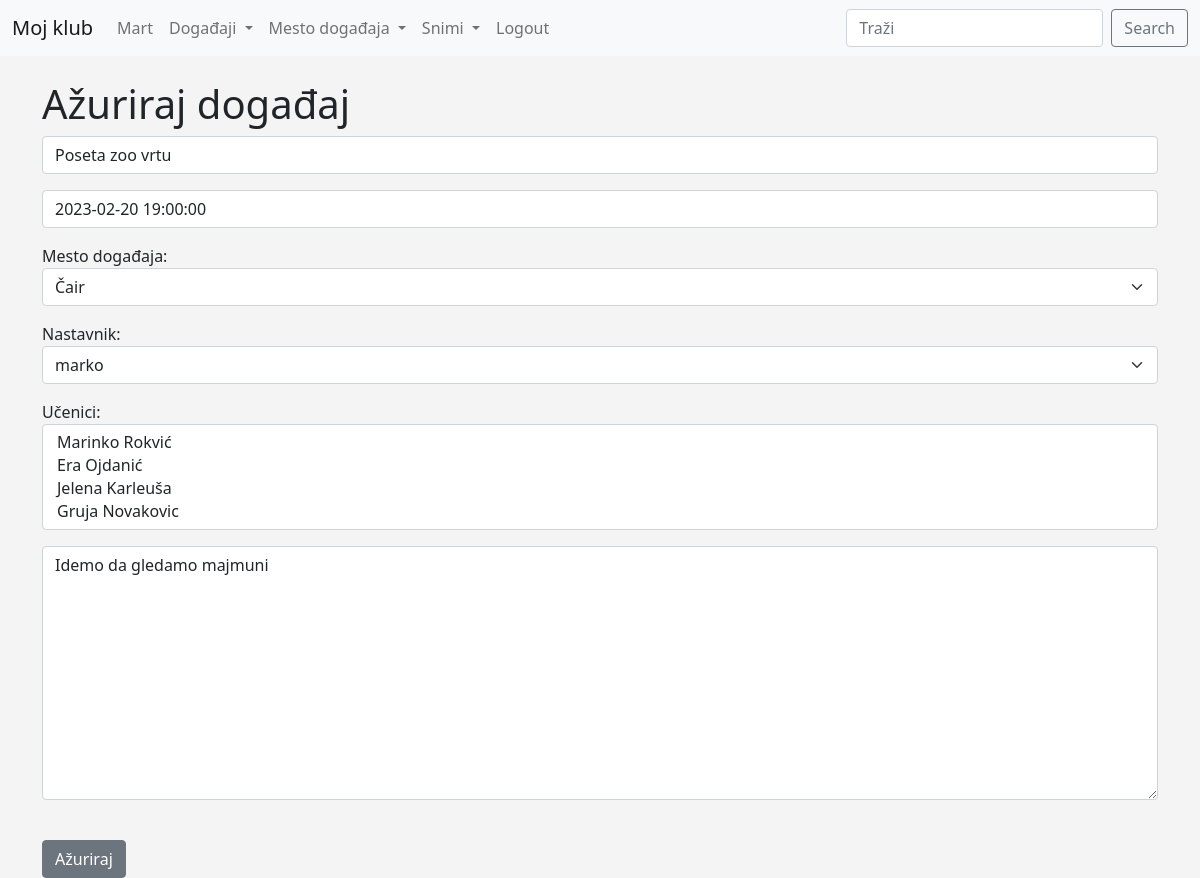
/update_event/1 (signed in), run on an earlier commit of the app's database.
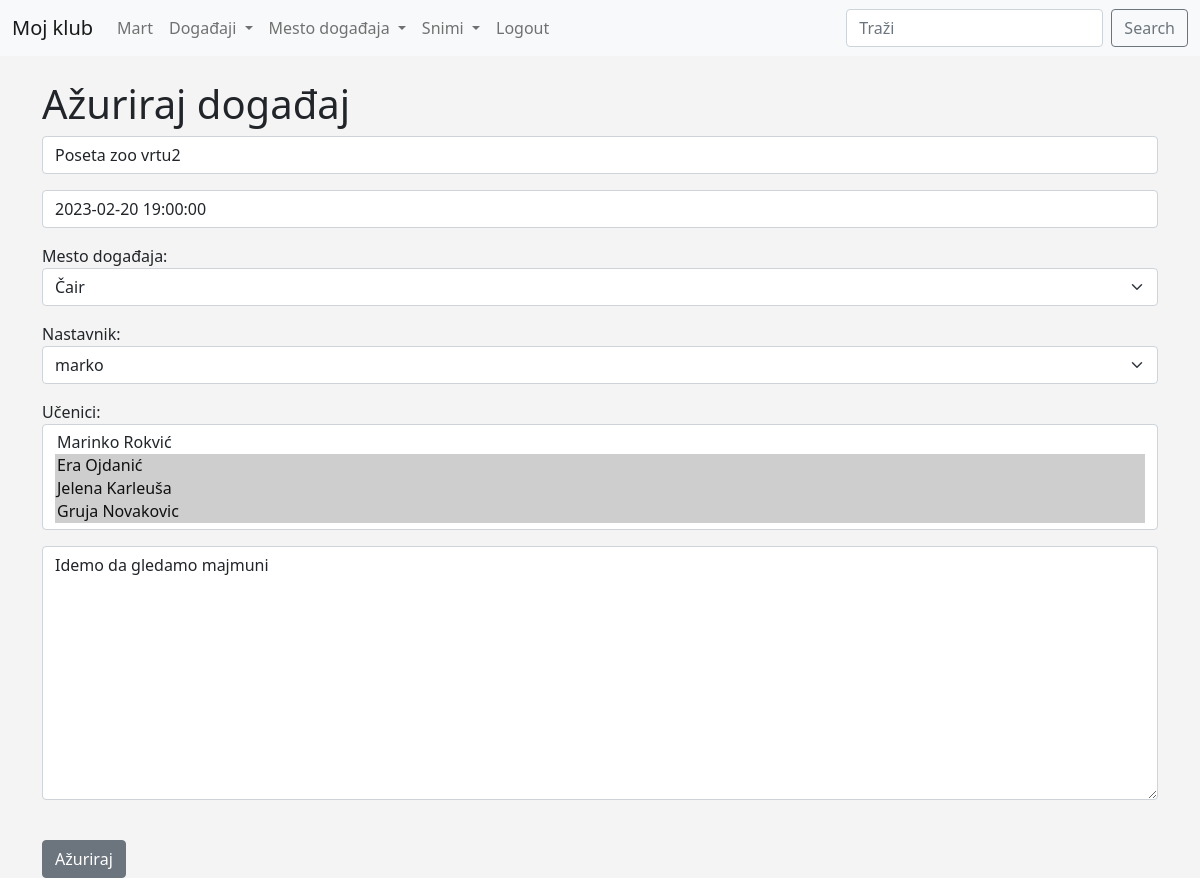
And on a later commit of the database.
### events/models.py (models this page shows, shortened)
class Evant(models.Model):
    ime = models.CharField("Ime Dogadjaja", max_length=120)
    event_datum = models.DateTimeField("Dan Dogadjaja")
    venue = models.ForeignKey(Venue, blank=True, null=True, on_delete=models.CASCADE)
    menadzer = models.ForeignKey(User, blank=True, null=True, on_delete=models.SET_NULL)
    opis = models.TextField(blank=True)
    polaznici =models.ManyToManyField(Clanovi, blank=True)

class Venue(models.Model):
    ime = models.CharField("Naziv Mesta", max_length=120)
    adresa =models.CharField("Adresa Mesta", max_length=300)
    pos_broj =models.CharField("poštanski Broj", max_length=15)
    telefon = models.CharField("Kontakt Telefon", max_length=30, blank=True)
    web = models.URLField("Web Adresa", blank=True)
    email =models.EmailField("Email Adresa", blank=True)
    vlasnik= models.IntegerField("Vlasnik događaja", blank=False, default=1)
    def __str__(self):
        return self.ime

class Clanovi(models.Model):
    ime =models.CharField("Ime", max_length=30)
    prezime =models.CharField("Prezime", max_length=30)
    telefon =models.CharField("Kontakt Telefon", max_length=30)
    email =models.EmailField("Email Adresa")
    def __str__(self):
        return self.ime + ' ' + self.prezime

### events/views.py (the view)
# urls.py: path('update_event/<event_id>', views.update_event, name="update-event"),
def update_event(request, event_id):
    event = Evant.objects.get(pk=event_id)
    if request.user.is_superuser:
        form = EventFormAdmin(request.POST or None, instance=event)
    else:
        form = EventForm(request.POST or None, instance=event)
    if form.is_valid():
        form.save()
        return redirect('list_events')
    return render(request, 'events/update_event.html', {'event':event, 'form':form})

### events/forms.py
class EventFormAdmin(ModelForm):
    class Meta:
        model = Evant
        fields= ('ime', 'event_datum', 'venue', 'menadzer', 'polaznici', 'opis' )
        labels = {
            'ime': '',
            'event_datum':'',
            'venue':'Mesto događaja',
            'menadzer':'Nastavnik',
            'polaznici':'Učenici',
            'opis':'',
        }
        widgets = {
            'ime': forms.TextInput(attrs={'class':'form-control', 'placeholder':'Ime događaja'}),
            'event_datum':forms.TextInput(attrs={'class':'form-control', 'placeholder':'datum događaja'}),
            'venue':forms.Select(attrs={'class':'form-select', 'placeholder':'Mesto događaja'}),
            'menadzer':forms.Select(attrs={'class':'form-select', 'placeholder':'Vodič'}),
            'polaznici':forms.SelectMultiple(attrs={'class':'form-control', 'placeholder':'Učenici'},),
            'opis':forms.Textarea(attrs={'class':'form-control', 'placeholder':'opis'}),
        }

### events/templates/events/update_event.html (shortened to what this page needs)
{% extends 'events/base.html' %}
{% block content %}
    {% if user.is_authenticated %}
        {% if user == event.menadzer %}
            <h1>Ažuriraj događaj</h1>
            <form action="" method=POST>
            {{ form.as_p }}
            <br/>
            <input type="submit" value="Ažuriraj" class="btn btn-secondary">
        {% else %}
            <h2>Nedostupno</h2>
            <p> Samo menadžer događaja može menjati događaj!</p>
            logovan korisnik: {{ user }}
            <br/>
            Vođa događaja: {{ event.menadzer }}
        {% endif %}
    {% else %}
        <h1>Moraš da budeš logovan!</h1>
        <a href="{% url 'login' %}">Loguj se</a>
    {% endif %}
{% endblock %}

What changed in the data, as far as the page shows it:
changed Evant "Čair": ime "Poseta zoo vrtu" → "Poseta zoo vrtu2"
Also different on the page:
form field polaznici: "Marinko Rokvić / Era Ojdanić / Jelena Karleuša / Gruja Novakovic" → "Marinko Rokvić / Era Ojdanić ☑ / Jelena Karleuša ☑ / Gruja Novakovic ☑"
